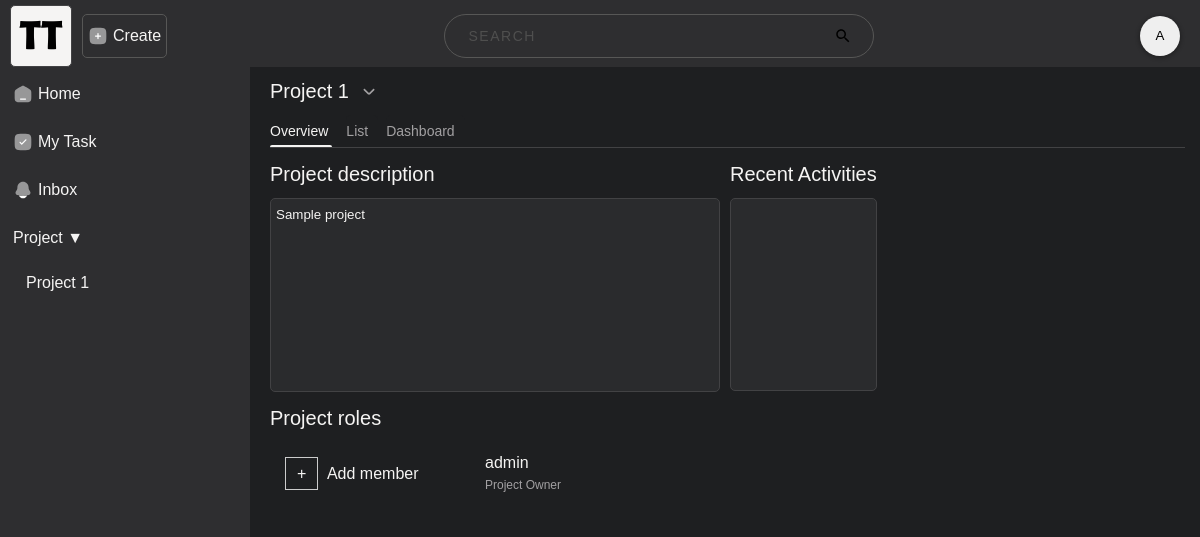
Page /project-view/2 (signed in) on the earlier database version.
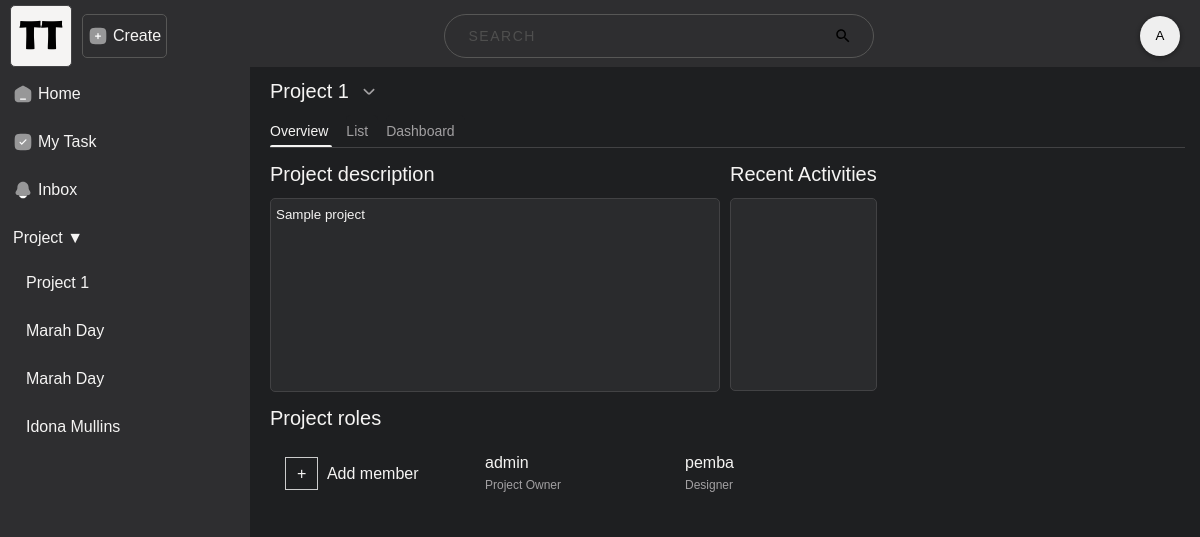
Same page on the later database version.
### base/models.py (models this page shows)
class Projects(models.Model):
    PRIORITY_CHOICES = [
        ("", "Select Priority"),
        ("H", "High"),
        ("M", "Medium"),
        ("L", "Low"),
    ]
    project_id = models.AutoField(primary_key=True)
    user_id = models.ManyToManyField(User, through="ProjectUsers")
    project_name = models.CharField(max_length=255)
    description = models.CharField(max_length=255)
    start_date = models.DateField()
    end_date = models.DateField()
    priority = models.CharField(max_length=1, choices=PRIORITY_CHOICES, default="")
    def __str__(self):
        return self.project_name

class ProjectUsers(models.Model):
    projectusers_id = models.AutoField(primary_key=True)
    user_id = models.ForeignKey(User, on_delete=models.CASCADE, blank=True, null=True)
    project_id = models.ForeignKey(
        Projects, on_delete=models.CASCADE, blank=True, null=True
    )
    is_project_owner = models.BooleanField(default=False)
    user_role = models.CharField(max_length=50)

### base/views.py (the view)
# urls.py: path("project-view/<int:project_id>", project_view, name ="project_view"),
def project_view(request, project_id):
    project_queryset = Projects.objects.filter(project_id=project_id)[0]
    task_instances = Tasks.objects.filter(project_id=project_id)
    memberlist_instances = ProjectUsers.objects.filter(project_id=project_id)
    for member in memberlist_instances:
        user = member.user_id.username
        is_owner = member.is_project_owner
        print(user)
        print(is_owner)
    fields = project_queryset._meta.fields
    for field in fields:
        print(f"{field.name}: {getattr(project_queryset, field.name)}")
    context = {
        "project_id": project_id,
        "project_queryset": project_queryset,
        "project_title": capitalized_string(project_queryset.project_name),
        "task_instances": task_instances,
        "memberlist_instances": memberlist_instances,
    }
    return render(request, "project.html", context)

### base/templatetags/customtags.py (called while the page is built)
@register.simple_tag
def list_of_projects(username):
    desired_user = User.objects.get(username=username)
    user_projects = Projects.objects.filter(projectusers__user_id=desired_user)
    return user_projects

@register.simple_tag
def get_initials_of_fullname(input_string):
    words = input_string.split()
    first_letters = ''.join(word[0] for word in words[:2]).upper()
    return first_letters

### base/utils.py (called while the page is built)
def capitalized_string(input_string):
    capitalized_string = ' '.join(word.capitalize() for word in input_string.split())
    return capitalized_string

### base/templates/project.html (shortened to what this page needs)
{% extends "base.html" %}
{% load static %}
{% block content %}
<div class='main-content project-wrapper'>
    <div class='heading-content sticky-heading'>
        <div class='heading-style'>
            <div class='project-link project-wrapper project_menu_toggle'>
                <p class='project-name'> {{project_title}} </p>
                <div class="project-dropdown">
                    <div class="svg-img">
                        <img src="{% static 'image/arrow_down.svg' %}" alt="">
                    </div>
                </div>
            </div>
        </div>
    </div>
    <div class="tab-btns">
        <div class="heading-nav between-verticle-line tab-btn active" onclick="openTab(event, 'tab1')">Overview
        </div>
        <div class="heading-nav between-verticle-line tab-btn" onclick="openTab(event, 'tab2')">List</div>
        <div class="heading-nav between-verticle-line tab-btn" onclick="openTab(event, 'tab3')">Dashboard</div>
    </div>
    <div class="bottom-line"></div>
    <div class="tab-content div-space-top active" id="tab1">
        <div class="overview-section">
            <div class="project-desc_and_project-activities">
                <div class="project-desc">
                    <div class="heading-style">
                        <p>Project description</p>
                    </div>
                    <div class="project-desc-textarea textarea-style">
                        <textarea name="" id="" cols="50" rows="6"
                            placeholder="What's this project about?">{{project_queryset.description}}</textarea>
                    </div>
                </div>
                <div class="recent-activities">
                    <div class="heading-style">
                        <p>Recent Activities</p>
                    </div>
                    <ul id="activity-list">
                    </ul>
                </div>
            </div>
            <div class="project-role-container">
                <div class="heading-style">
                    <p>Project roles</p>
                </div>
                <div class='user-role-container'>
                    <div class='user-content add-member' onclick='addmember_popup_toggle()'>
                        <p><span class='border-around-plus'>+</span> Add member</p>
                    </div>
                    <div class="members-list">
                        {% for member in memberlist_instances %}
                        <div class="member user-content" data-project-id="{{project_id}}">
                            <div class="user-role-flex">
                                <span class="username"
                                    data-user-id="{{member.user_id}}">{{member.user_id.username}}</span>
                                {% if not member.is_projectowner %}
                                <p class='user-role'>{{member.user_role}}</p>
                                {% endif %}
                            </div>
                        </div>
                        {% endfor %}
                    </div>
                </div>
            </div>
        </div>
    </div>
</div>
{% endblock %}

### base/templates/base.html (shortened to what this page needs)
<html lang="en">
<head>
    {% load static %}
    {% load customtags %}
    <link rel="stylesheet" href="{% static 'css/styles.css' %}">
    <link rel="stylesheet" href="{% static 'css/tab-style.css' %}">
</head>
<body>
    <div class="navbar">
        <div class="logo-container">
            <a href="{% url 'home' %}">
                <div class="logo collapse-toggle-btn">
                    <img src="{% static 'image/teamtrack_logo.png' %}" alt="logo">
            </a>
        </div>
    </div>
    <a href="{% url 'create_project' %}">
        <div class="create-project-btn popup-btn overlay-border related-btn-img">
            <img class="svg-img" src="{% static 'image/add-square.svg' %}" alt="create">
            <p>Create</p>
        </div>
    </a>
    <div class="search__container">
        <input class="search__input" type="text" placeholder="Search">
    </div>
    <div class="navbar-right">
        {% if user.is_authenticated %}
        {% if user.userprofile.profile_picture %}
        <img id="popup-btn" src="{{ user.userprofile.profile_picture.url }}" alt="Profile Picture">
        {% else %}
        <button class="profpic" id="popup-btn" style="color: black;">{% get_initials_of_fullname request.user.username %}</button>
        {% endif %}
        {% endif %}
    </div>
    <div class="sidebar">
        <ul>
            <li class="related-btn-img">
                <a href="{% url 'home' %}" class="full-width">
                    <img src="{% static 'image/home.svg' %}" alt="">
                    Home
                </a>
            </li>
            <li class="related-btn-img">
                <a href="#" class="full-width">
                    <img src="{% static 'image/check-square.svg' %}">
                    My Task
                </a>
            </li>
            <li class="related-btn-img">
                <a href="#" class="full-width">
                    <img src="{% static 'image/bell.svg' %}" alt="">
                    Inbox
                </a>
            </li>
            <li>
                <div class="collapsible-project">Project ▼</div>
                <div class="collapsible-content">
                    <div class="project-scroll-container">
                        <div class="project-item sidebar-project" id="projectListContainer">
                            <ul>
                                {% if user.is_authenticated %}
                                {% list_of_projects request.user.username as user_projects %}
                                {% for user_project in user_projects %}
                                <li><a href="{% url 'project_view' user_project.project_id %}">{{ user_project }}</a>
                                </li>
                                {% endfor %}
                                {% endif %}
                            </ul>
                        </div>
                    </div>
                </div>
            </li>
        </ul>
    </div>
    <div class="container">
        {% block content %}
        {% endblock %}
    </div>
</body>
</html>

### static/css/tab-style.css (style rules this page uses)
.tab-btns { display: flex; }
.tab-btn { cursor: pointer; background-color: var(--color-background-weak); color: var(--color-text-weak); border-radius: 5px 5px 0 0; }
.tab-btn.active { color: var(--color-text-active); background-color: var(--color-card-background); position: relative; }
.tab-btn.active::after { content: ""; position: absolute; bottom: 0; left: 0; width: 90%; height: 2px; background-color: var(--color-text-active); border-radius: 5px 5px 0 0; animation: slideIn 0.3s ease-in-out; }
.tab-content { display: none; }
.tab-content.active { display: block; }

### base/templates/base.html (style rules this page uses)
.logo img { width: 60px; height: 60px; border: 1px solid var(--color-border); border-radius: 5px; background-color: var(--color-text); }
.sidebar { width: 250px; color: white; height: 100vh; top: 65; overflow-y: auto; background-color: var(--sidebar-bgcolor); position: fixed; }
.sidebar ul { list-style: none; padding: 10px 0; }
.sidebar li { margin-bottom: 10px; padding: 3px 8px; }
.sidebar a { border-radius: 5px; padding: 0 5px; text-decoration: none; font-size: 16px; color: var(--color-text); }
.sidebar a.full-width { display: flex; align-items: center; text-decoration: none; color: var(--color-text); padding: 0 5px; font-size: 16px; width: 100%; }
.collapsible-project { cursor: pointer; padding: 0 5px; }
.collapsible-content { display: block; padding-left: 5px; }

### base/templates/project.html (style rules this page uses)
.svg-img { cursor: pointer; }
.project-desc_and_project-activities { display: flex; gap: 10px; }
.recent-activities #activity-list { background-color: var(--color-background-weak-hover-deprecated); padding: 0 22px; font-size: 15px; border-radius: 5px; border: 1px solid var(--color-border); height: 191px; overflow-y: auto; }

Differences in the rows shown:
added Projects: project_name "Marah Day"
added Projects: project_name "Marah Day"
added Projects: project_name "Idona Mullins"
added ProjectUsers: user_id.username "pemba", user_role "Designer"
